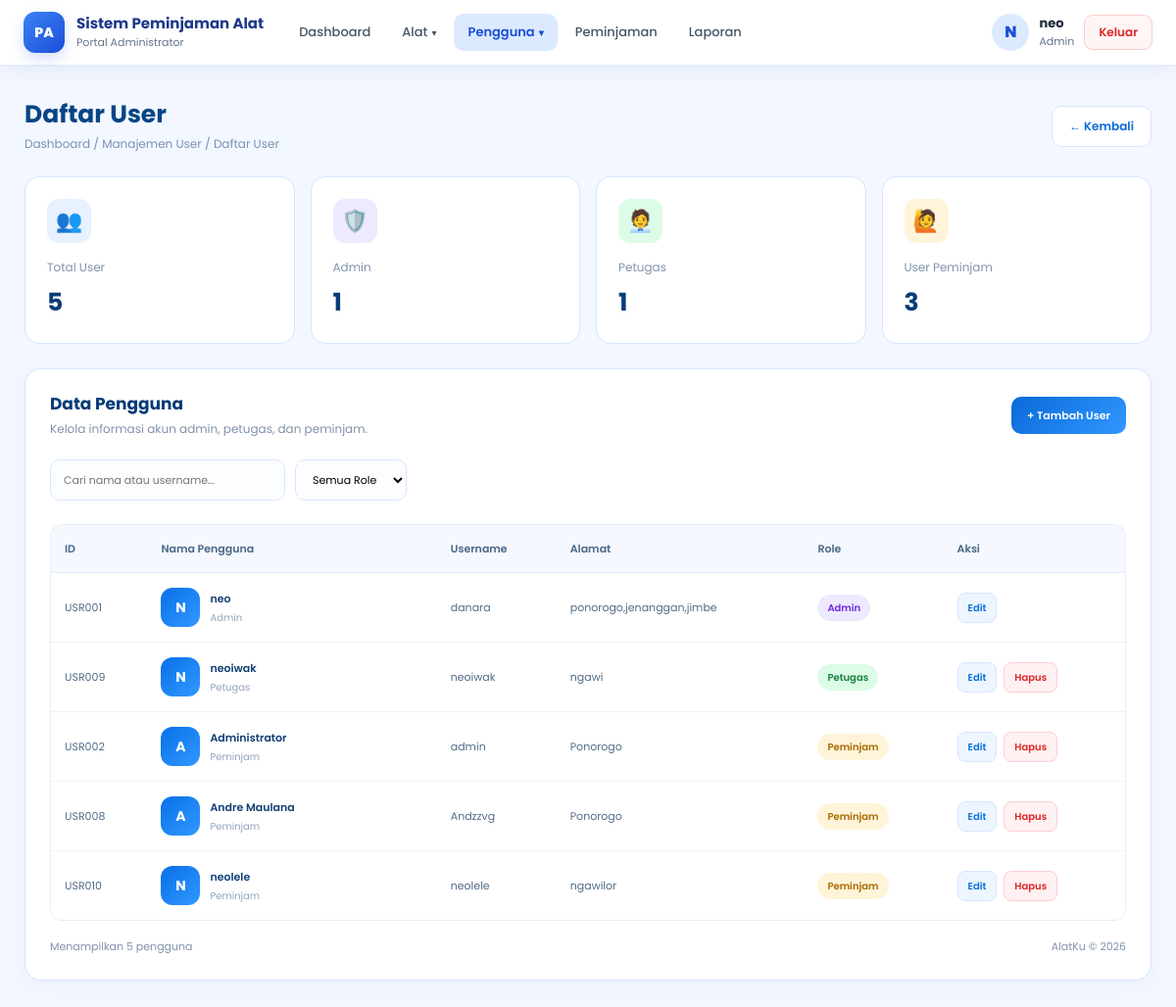
Screenshot of /admin/daftar_user.php (signed in) with the database file from the repository.
### tables this page shows
CREATE TABLE `users` (
  `id` int(11) NOT NULL,
  `username` varchar(50) NOT NULL,
  `nama_lengkap` varchar(100) NOT NULL,
  `alamat` varchar(225) NOT NULL,
  `password` varchar(255) NOT NULL,
  `role` enum('admin','petugas','peminjam') NOT NULL
);

### includes/auth.php (called while the page is built, shortened)
<?php
function e($v): string
{
    return htmlspecialchars((string)$v, ENT_QUOTES, 'UTF-8');
}
function auth_user(PDO $pdo): array
{
    static $user = null;
    if ($user !== null) {
        return $user;
    }
    $s = $pdo->prepare('SELECT id, username, nama_lengkap, role FROM users WHERE id = ?');
    $s->execute([$_SESSION['user_id']]);
    $user = $s->fetch();
    return $user;
}
function dashboard_url(string $role): string
{
    return match ($role) {
        'admin'   => 'dashboard_admin.php',
        'petugas' => 'status_peminjaman.php',
        default   => 'lihat_alat.php',
    };
}
function require_role(PDO $pdo, array $roles): array
{
    $u = auth_user($pdo);
    return $u;
}
function kode(string $prefix, int $id): string
{
    return $prefix . str_pad((string)$id, 3, '0', STR_PAD_LEFT);
}
function role_label(string $role): string
{
    return ['admin' => 'Admin', 'petugas' => 'Petugas', 'peminjam' => 'Peminjam'][$role] ?? ucfirst($role);
}

### admin/daftar_user.php (the view, shortened to what this page needs)
<?php
require_once __DIR__ . '/../includes/auth.php';
$me = require_role($pdo, ['admin']);
$users = $pdo->query(
    "SELECT id, username, nama_lengkap, alamat, role
     FROM users
     ORDER BY FIELD(role, 'admin', 'petugas', 'peminjam'), nama_lengkap"
)->fetchAll();
$hitung = ['admin' => 0, 'petugas' => 0, 'peminjam' => 0];
foreach ($users as $u) {
    if (isset($hitung[$u['role']])) {
        $hitung[$u['role']]++;
    }
}
?>
<!DOCTYPE html>
<html lang="id">
<head>
    <link rel="stylesheet" href="../asset/css/bootstrap.css">
    <link rel="stylesheet" href="../asset/css/navbar.css">
</head>
<body>
<?php include __DIR__ . '/../includes/navbar.php'; ?>
<div class="nv-page">
<div class="container-user">
    <div class="d-flex justify-content-between align-items-center flex-wrap gap-3 mb-4">
        <div>
            <h2 class="page-title">Daftar User</h2>
            <div class="breadcrumb-text mb-0">
                Dashboard / Manajemen User / Daftar User
            </div>
        </div>
        <a href="dashboard_admin.php" class="btn-kembali">
            ← Kembali
        </a>
    </div>
    <div class="row g-3">
        <div class="col-6 col-lg-3">
            <div class="stat-card">
                <div class="stat-icon icon-total">👥</div>
                <div class="stat-label">Total User</div>
                <div class="stat-number"><?= count($users) ?></div>
            </div>
        </div>
        <div class="col-6 col-lg-3">
            <div class="stat-card">
                <div class="stat-icon icon-admin">🛡️</div>
                <div class="stat-label">Admin</div>
                <div class="stat-number"><?= $hitung['admin'] ?></div>
            </div>
        </div>
        <div class="col-6 col-lg-3">
            <div class="stat-card">
                <div class="stat-icon icon-petugas">🧑‍💼</div>
                <div class="stat-label">Petugas</div>
                <div class="stat-number"><?= $hitung['petugas'] ?></div>
            </div>
        </div>
        <div class="col-6 col-lg-3">
            <div class="stat-card">
                <div class="stat-icon icon-user">🙋</div>
                <div class="stat-label">User Peminjam</div>
                <div class="stat-number"><?= $hitung['peminjam'] ?></div>
            </div>
        </div>
    </div>
    <div class="main-card">
        <div class="main-card-header">
            <div>
                <h4>Data Pengguna</h4>
                <p>Kelola informasi akun admin, petugas, dan peminjam.</p>
            </div>
            <a href="edit_user.php?tambah=1" class="btn-tambah">
                + Tambah User
            </a>
        </div>
        <div class="filter-area mb-4">
            <input type="text" id="cariUser"
                   placeholder="Cari nama atau username..."
                   style="min-width: 230px;">
            <select id="filterRole">
                <option value="">Semua Role</option>
            </select>
        </div>
        <div class="table-responsive">
            <table class="table">
                <thead>
                    <tr>
                        <th>ID</th>
                        <th>Nama Pengguna</th>
                        <th>Username</th>
                        <th>Alamat</th>
                        <th>Role</th>
                        <th>Aksi</th>
                    </tr>
                </thead>
                <tbody id="tabelUser">
                <?php foreach ($users as $u): ?>
                    <?php
                    $nama   = $u['nama_lengkap'] ?: $u['username'];
                    $editPg = $u['role'] === 'petugas' ? 'edit_petugas.php' : 'edit_user.php';
                    $roleCls = $u['role'] === 'peminjam' ? 'role-user' : 'role-' . $u['role'];
                    ?>
                    <tr class="data-user"
                        data-cari="<?= e(mb_strtolower($nama . ' ' . $u['username'])) ?>"
                        data-role="<?= e($u['role']) ?>">
                        <td><?= e(kode('USR', (int)$u['id'])) ?></td>
                        <td>
                            <div class="user-profile">
                                <div class="avatar"><?= e(mb_strtoupper(mb_substr($nama, 0, 1))) ?></div>
                                <div>
                                    <div class="user-name"><?= e($nama) ?></div>
                                    <div class="user-email"><?= e(role_label($u['role'])) ?></div>
                                </div>
                            </div>
                        </td>
                        <td><?= e($u['username']) ?></td>
                        <td><?= e($u['alamat'] ?: '-') ?></td>
                        <td><span class="role <?= e($roleCls) ?> role-<?= e($u['role']) ?>"><?= e(role_label($u['role'])) ?></span></td>
                        <td>
                            <div class="aksi">
                                <a class="btn-edit" href="<?= e($editPg) ?>?id=<?= (int)$u['id'] ?>">Edit</a>
                                <?php if ((int)$u['id'] !== (int)$me['id']): ?>
                                <form method="post"
                                      onsubmit="return confirm('Apakah kamu yakin ingin menghapus user <?= e(addslashes($nama)) ?>?')">
                                    <button type="submit" class="btn-hapus">Hapus</button>
                                </form>
                                <?php endif; ?>
                            </div>
                        </td>
                    </tr>
                <?php endforeach; ?>
                </tbody>
            </table>
        </div>
        <div class="footer-info">
            <span id="jumlahData">Menampilkan <?= count($users) ?> pengguna</span>
            <span>AlatKu &copy; 2026</span>
        </div>
    </div>
</div>
</div>
</body>
</html>

### includes/navbar.php (shortened to what this page needs)
<?php
require_once __DIR__ . '/auth.php';
$nvUser  = auth_user($pdo);
$nvRole  = $nvUser['role'];
$nvAlias = ['edit_petugas.php' => 'daftar_user.php'];
$nvCur   = basename(parse_url($_SERVER['REQUEST_URI'], PHP_URL_PATH));
$nvCur   = $nvAlias[$nvCur] ?? $nvCur;
$nvMenus = match ($nvRole) {
    'admin' => [
        ['Dashboard', 'dashboard_admin.php'],
        ['Alat', null, [
            ['Lihat Alat', 'lihat_alat.php'],
            ['Tambah Alat', 'tambah_alat.php'],
            ['Edit Alat', 'edit_alat.php'],
            ['Hapus Alat', 'delete_alat.php'],
        ]],
        ['Pengguna', null, [
            ['Daftar User', 'daftar_user.php'],
            ['Tambah User', 'edit_user.php?tambah=1'],
            ['Daftar Petugas', 'daftar_user.php?role=petugas'],
        ]],
        ['Peminjaman', 'status_peminjaman.php'],
        ['Laporan', 'laporan.php'],
    ],
    'petugas' => [
        ['Peminjaman', 'status_peminjaman.php'],
        ['Lihat Alat', 'lihat_alat.php'],
        ['Laporan', 'laporan.php'],
    ],
    default => [
        ['Lihat Alat', 'lihat_alat.php'],
        ['Pinjam Alat', 'pinjam_alat.php'],
        ['Status Peminjaman', 'status_peminjaman.php'],
    ],
};
function nv_is_active(string $href, string $cur): bool
{
    return basename(parse_url($href, PHP_URL_PATH)) === $cur;
}
$nvInisial = mb_strtoupper(mb_substr($nvUser['nama_lengkap'] ?: $nvUser['username'], 0, 1));
$nvPortal  = ['admin' => 'Portal Administrator', 'petugas' => 'Portal Petugas', 'peminjam' => 'Portal Peminjam'][$nvRole] ?? '';
?>
<header class="nv">
    <div class="nv-inner">
        <a class="nv-brand" href="<?= e(dashboard_url($nvRole)) ?>">
            <span class="nv-logo">PA</span>
            <span class="nv-brandtext">
                <strong>Sistem Peminjaman Alat</strong>
                <small><?= e($nvPortal) ?></small>
            </span>
        </a>
        <div class="nv-collapse" id="nvCollapse">
            <nav class="nv-menu" aria-label="Menu utama">
                <?php foreach ($nvMenus as $m): ?>
                    <?php if (isset($m[2])): ?>
                        <?php
                        $groupActive = false;
                        foreach ($m[2] as $c) {
                            if (nv_is_active($c[1], $nvCur)) { $groupActive = true; }
                        }
                        ?>
                        <div class="nv-dd">
                            <button type="button"
                                    class="nv-link nv-dd-btn<?= $groupActive ? ' active' : '' ?>"
                                    aria-expanded="false">
                                <?= e($m[0]) ?> <span class="nv-caret">▾</span>
                            </button>
                        </div>
                    <?php else: ?>
                        <a class="nv-link<?= nv_is_active($m[1], $nvCur) ? ' active' : '' ?>"
                           href="<?= e($m[1]) ?>"><?= e($m[0]) ?></a>
                    <?php endif; ?>
                <?php endforeach; ?>
            </nav>
            <div class="nv-profile">
                <div class="nv-avatar"><?= e($nvInisial) ?></div>
                <div class="nv-info">
                    <strong><?= e($nvUser['nama_lengkap'] ?: $nvUser['username']) ?></strong>
                    <span><?= e(role_label($nvRole)) ?></span>
                </div>
                <a href="logout.php" class="nv-logout"
                   onclick="return confirm('Apakah kamu yakin ingin keluar?')">Keluar</a>
            </div>
        </div>
    </div>
</header>

### asset/css/navbar.css (style rules this page uses)
body { padding: 0 !important; }
.nv-page { padding: 35px 20px; }
.nv { position: sticky; top: 0; z-index: 1000; background: #fff; border-bottom: 1px solid #e5edf9; box-shadow: 0 4px 22px rgba(30, 64, 175, .07); font-family: inherit; }
.nv-inner { max-width: 1280px; margin: 0 auto; padding: 12px 24px; display: flex; align-items: center; gap: 22px; }
.nv-brand { display: flex; align-items: center; gap: 12px; text-decoration: none; flex-shrink: 0; }
.nv-logo { width: 42px; height: 42px; border-radius: 12px; display: grid; place-items: center; color: #fff; font-weight: 800; font-size: 14px; background: linear-gradient(135deg, #3b82f6, #1d4ed8); box-shadow: 0 6px 14px rgba(37, 99, 235, .2); }
.nv-brandtext strong { display: block; font-size: 15px; font-weight: 700; color: #1e3a8a; line-height: 1.2; }
.nv-brandtext small { display: block; font-size: 11px; color: #64748b; margin-top: 2px; }
.nv-collapse { flex: 1; display: flex; align-items: center; justify-content: space-between; gap: 20px; }
.nv-menu { display: flex; align-items: center; gap: 4px; flex-wrap: wrap; }
.nv-link { display: inline-flex; align-items: center; gap: 4px; padding: 9px 14px; border: 0; border-radius: 10px; background: transparent; color: #475569; font: inherit; font-size: 13px; font-weight: 500; text-decoration: none; cursor: pointer; transition: background .2s, color .2s; }
.nv-link.active { background: #dbeafe; color: #1d4ed8; font-weight: 600; }
.nv-caret { font-size: 10px; }
.nv-dd { position: relative; }
.nv-profile { display: flex; align-items: center; gap: 10px; flex-shrink: 0; }
.nv-avatar { width: 38px; height: 38px; border-radius: 50%; display: grid; place-items: center; background: #dbeafe; color: #1d4ed8; font-weight: 800; }
.nv-info strong { display: block; font-size: 13px; color: #1e293b; line-height: 1.2; }
.nv-info span { display: block; font-size: 11px; color: #64748b; margin-top: 2px; }
.nv-logout { padding: 8px 14px; border-radius: 9px; border: 1px solid #fecaca; background: #fff5f5; color: #dc2626; font-size: 12px; font-weight: 600; text-decoration: none; transition: background .2s; }

### rows the page displays
users: role "Portal Administrator", nama_lengkap "N", nama_lengkap "neo", role "Admin", id "USR001", username "danara", alamat "ponorogo,jenanggan,jimbe"
users: id "USR009", nama_lengkap "N", nama_lengkap "neoiwak", role "Petugas", username "neoiwak", alamat "ngawi"
users: id "USR002", nama_lengkap "A", nama_lengkap "Administrator", role "Peminjam", username "admin", alamat "Ponorogo"
users: id "USR008", nama_lengkap "A", nama_lengkap "Andre Maulana", role "Peminjam", username "Andzzvg", alamat "Ponorogo"
users: id "USR010", nama_lengkap "N", nama_lengkap "neolele", role "Peminjam", username "neolele", alamat "ngawilor"

### other values shown
$m[0] "Dashboard"
$m[0] "Alat"
$m[0] "Pengguna"
$m[0] "Peminjaman"
$m[0] "Laporan"
count($users) "5"
$hitung['admin'] "1"
$hitung['petugas'] "1"
$hitung['peminjam'] "3"
